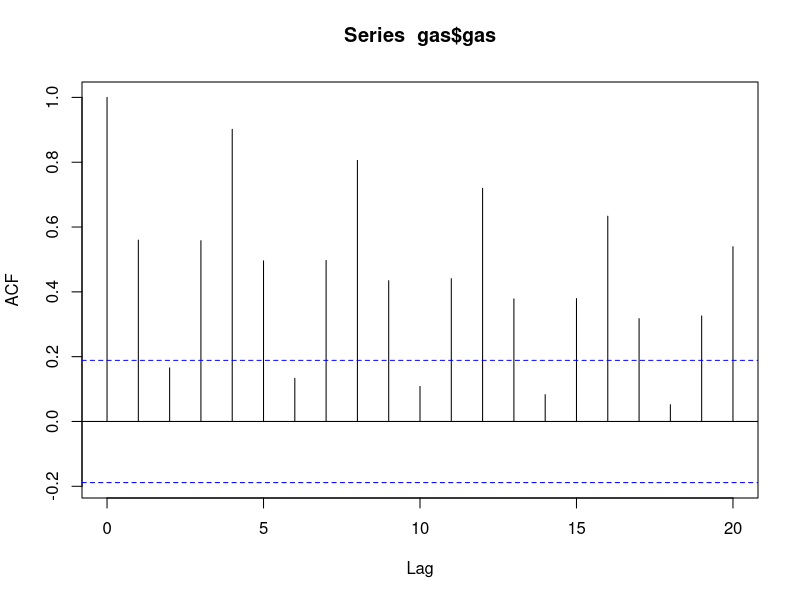
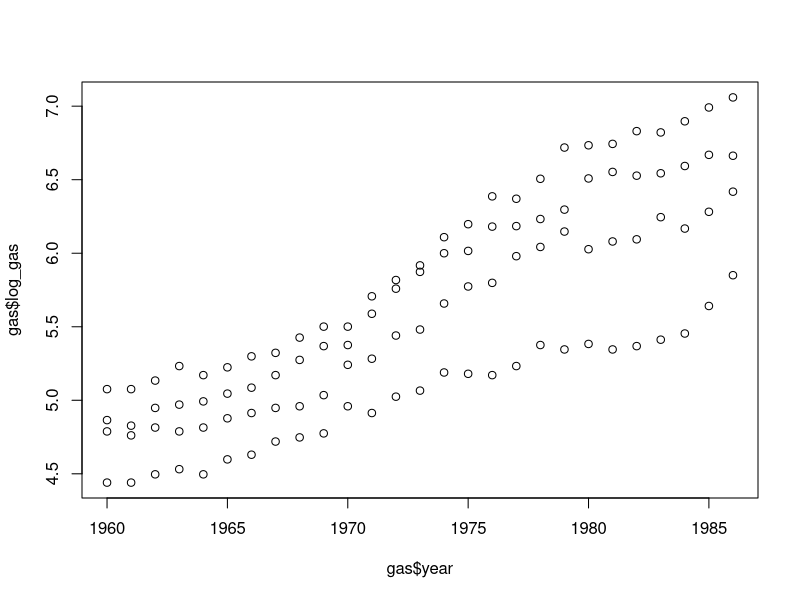
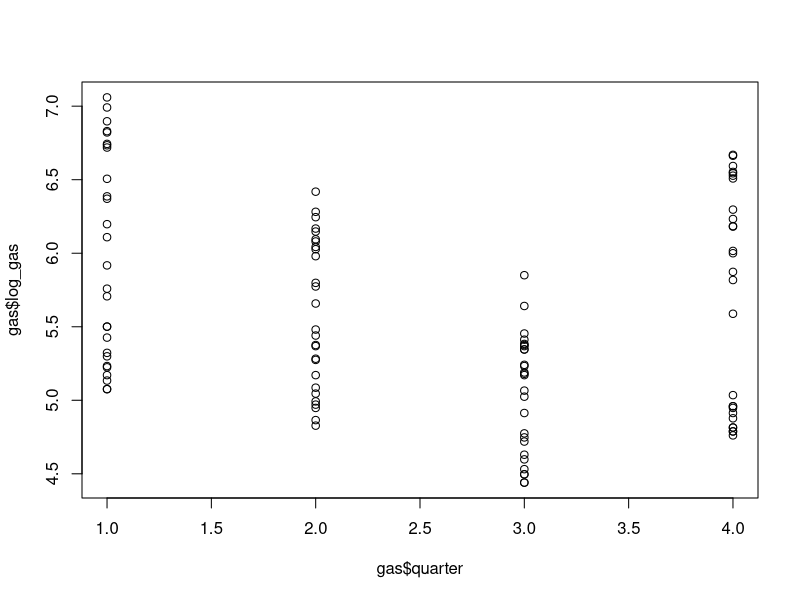
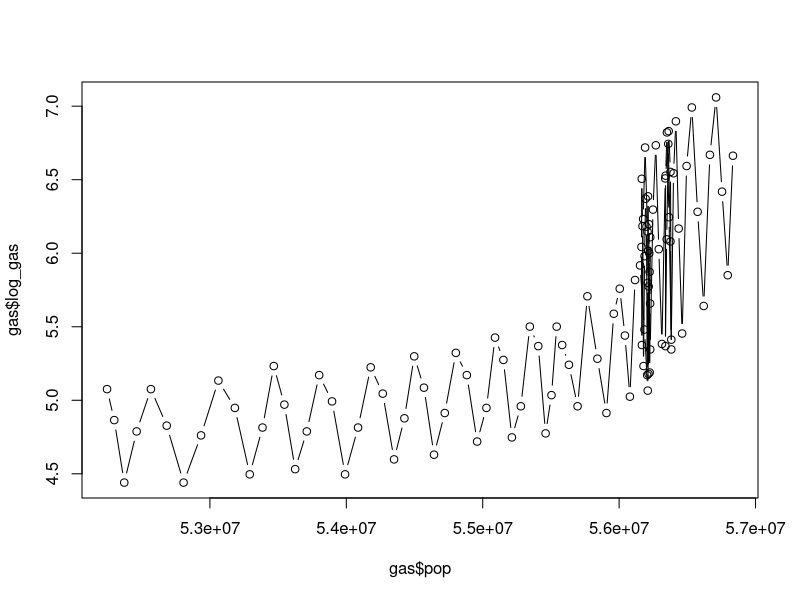
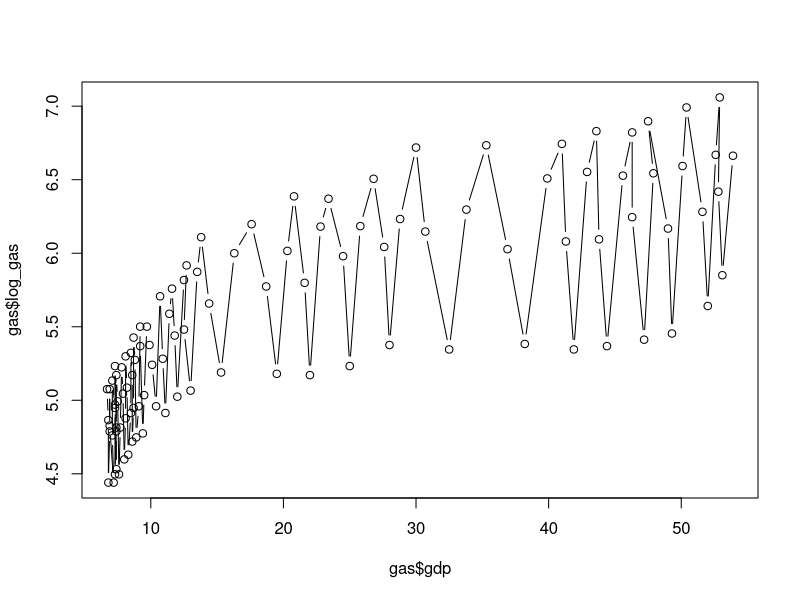
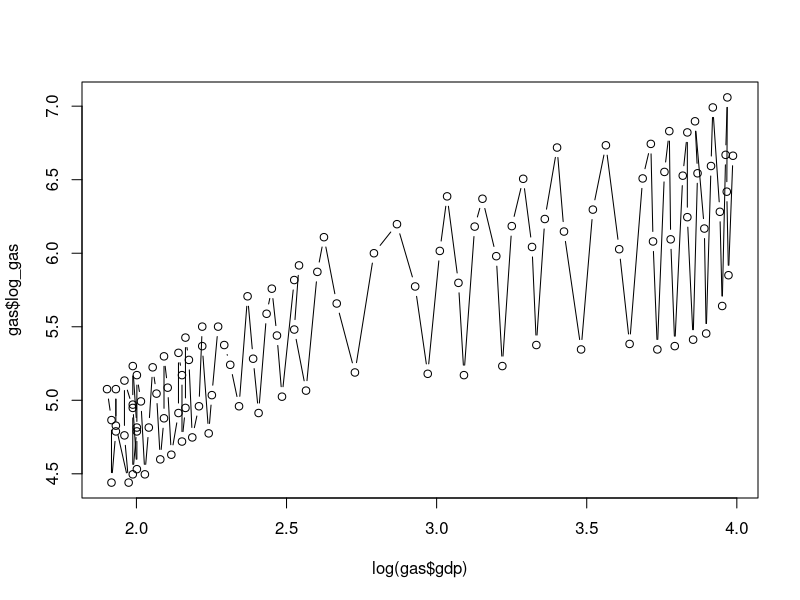
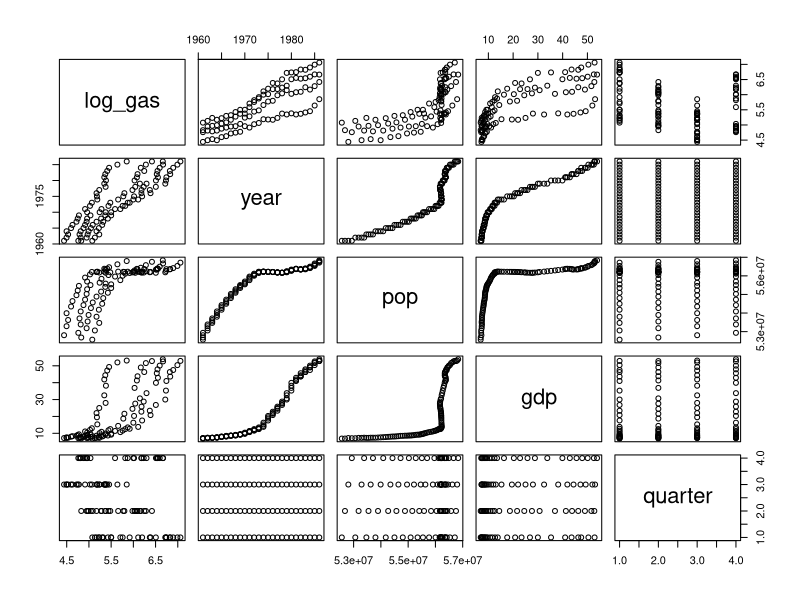
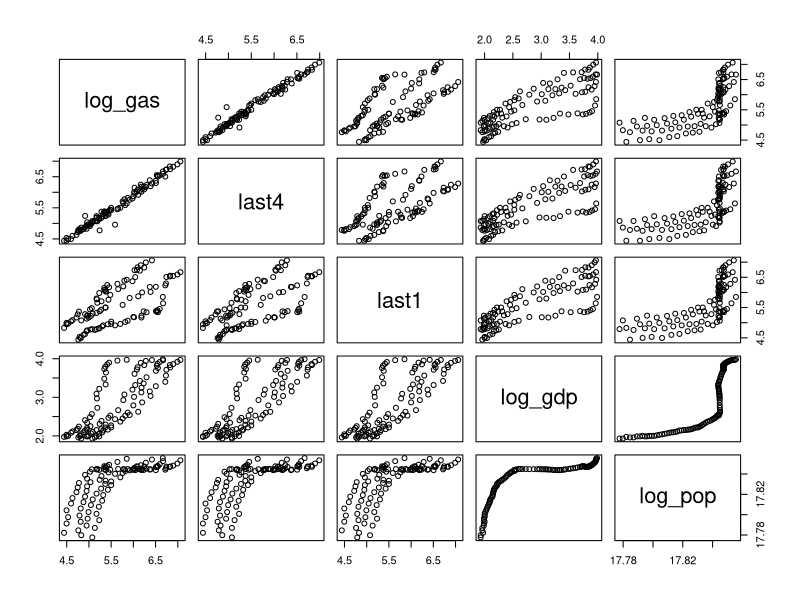

Reproduce these figures in R, in order.
Dropbox = "C:\\users/Jake/Dropbox"
Dropbox = "~/Dropbox"
path= "/Booth/Fall 2013/Regression/Homeworks/HW7/"
setwd(paste(Dropbox,"/Booth/Fall 2013/Regression/Data", sep=""))
gas = read.csv("UKGasConsumption.csv")
gas$log_gas = log(gas$gas)

#1.1
gas
summary(gas)
length(gas$gas)

acf(gas$gas)
QR <- 5:108
cos4 <- cos(QR*pi/2)
sin4 <- sin(QR*pi/2)
gas$last4 <- c(0,0,0,0,gas$log_gas[QR-4])
gas$last1 <- c(0,0,0,0,gas$log_gas[QR-1])

plot(gas$year, gas$log_gas)
plot(gas$quarter, gas$log_gas)

par(mfrow=c(3,1))
png(filename=paste(sep="", Dropbox, path, "1.3.png"))
plot(gas$pop, gas$log_gas, type="b")
plot(gas$gdp, gas$log_gas, type="b")
plot(log(gas$gdp), gas$log_gas, type="b")
dev.off()
par(mfrow=c(1,1))

gas$log_gdp = log(gas$gdp)

graph = data.frame(log_gas=gas$log_gas[QR])
graph$year = gas$year[QR]
graph$pop = gas$pop[QR]
graph$gdp = gas$gdp[QR]
graph$quarter = gas$quarter[QR]

graph2 = data.frame(log_gas=gas$log_gas[QR])
graph2$last4 = gas$last4[QR]
graph2$last1 = gas$last1[QR]
graph2$log_gdp = gas$log_gdp[QR]
graph2$log_pop = log(gas$pop[QR])

png(filename=paste(sep="", Dropbox, path, "1.1.png"))
plot(graph)
dev.off()
png(filename=paste(sep="", Dropbox, path, "1.4.png"))
plot(graph2)
dev.off()

png(filename=paste(sep="", Dropbox, path, "1.2.png"))
acf(gas$log_gas)
dev.off()

#  gas$Q1 = gas$quarter == 1
#  gas$Q2 = gas$quarter == 2
#  gas$Q3 = gas$quarter == 3
# gas$Q4 = gas$quarter == 4


newgas = data.frame(log_gas=gas$log_gas[QR])
newgas$year = gas$year[QR]
newgas$pop = gas$pop[QR]
#newgas$gdp = gas$gdp[QR]
newgas$quarter = gas$quarter[QR]
newgas$last4 = gas$last4[QR]
newgas$last1 = gas$last1[QR]
newgas$log_gdp = gas$log_gdp[QR]
# newgas$Q1 = gas$Q1[QR]
# newgas$Q2 = gas$Q2[QR]
# newgas$Q3 = gas$Q3[QR]


# reg0 = lm(log_gas[QR] ~ year[QR] + quarter[QR] + pop[QR] + gdp[QR] + sin4 + cos4 + last4[QR], data=gas)
# summary(reg0)

reg1 = lm(log_gas ~ year + quarter + pop + log_gdp + sin4 + cos4 + last4 + last1, data=newgas)
summary(reg1)

reg2 = lm(log_gas ~ year + quarter + pop + log_gdp + sin4 + last4 + last1, data=newgas)
summary(reg2)

reg3 = lm(log_gas ~ year + quarter + log_gdp + sin4 + last4, data=newgas)
summary(reg3)

reg4 = lm(log_gas ~ year + sin4 + last4, data=newgas)
summary(reg4)

reg5 = lm(log_gas ~ . + .^2 + sin4 + cos4, data=newgas)
summary(reg5)

reg6=lm(log_gas ~ sin4 + last1 + log_gdp + year*last4 + year*log_gdp + year*last1 + pop*last1 + pop*log_gdp + quarter * last1 + log_gdp*last4 + last1 * log_gdp, data=newgas)
summary(reg6)

reg7=lm(log_gas ~ sin4 + last1 + log_gdp + year*last4 + year*log_gdp + year*last1 + pop*last1 + pop*log_gdp + log_gdp*last4 + last1 * log_gdp - year - pop - quarter, data=newgas)
summary(reg7)

reg8=lm(log_gas ~ sin4 + last1 + log_gdp + year*log_gdp + year*last1 + pop*last1 + pop*log_gdp + log_gdp*last4 + last1 * log_gdp - year - pop - quarter - last4, data=newgas)
summary(reg8)


null <- lm(log_gas ~ 1, data=newgas)
full <- lm(log_gas ~ . + .^2 + sin4 + cos4, data=newgas)

fwd <- step(null, scope=formula(full), direction="forward", k=log(length(newgas$log_gas)))
summary(fwd)

model.BIC <- c(reg1=extractAIC(reg1, k=log(length(QR)))[2],
               reg2=extractAIC(reg2, k=log(length(QR)))[2],
               reg3=extractAIC(reg3, k=log(length(QR)))[2],
               reg4=extractAIC(reg4, k=log(length(QR)))[2],
               reg5=extractAIC(reg5, k=log(length(QR)))[2],
               reg6=extractAIC(reg6, k=log(length(QR)))[2],
               reg7=extractAIC(reg7, k=log(length(QR)))[2],
               reg8=extractAIC(reg8, k=log(length(QR)))[2],
               reg9=extractAIC(fwd, k=log(length(QR)))[2])
model.BIC

eBIC <- exp(-0.5*(model.BIC-min(model.BIC)))
round(probs <- eBIC/sum(eBIC), 5)

index <- sample(1:length(newgas$log_gas),length(newgas$log_gas)/10)
index
train <- newgas[-index,] 
train$sin4 <- sin4[-index]
test <- newgas[index,]
test$sin4 <- sin4[index]
train
test

reg3 = lm(log_gas ~ year + quarter + log_gdp + sin4 + last4, data=train)
summary(reg3)

reg4 = lm(log_gas ~ year + log_gdp + sin4 + last4, data=train)
summary(reg4)

reg8=lm(log_gas ~ sin4 + last1 + log_gdp + year*log_gdp + year*last1 + pop*last1 + pop*log_gdp + log_gdp*last4 + last1 * log_gdp - year - pop - quarter - last4, data=train)
summary(reg8)

reg9 = lm(log_gas ~ last4 + pop + sin4, data=train)
summary(reg9)


error3 <- predict(reg3, newdata=test)-test$log_gas
error4 <- predict(reg4, newdata=test)-test$log_gas
error8 <- predict(reg8, newdata=test)-test$log_gas
error9 <- predict(reg9, newdata=test)-test$log_gas

mean(error3^2)
mean(error4^2)
mean(error8^2)
mean(error9^2)


#1.2
png(filename=paste(sep="", Dropbox, path, "1.5.png"))
plot(rstudent(fwd))
dev.off()

png(filename=paste(sep="", Dropbox, path, "1.6.png"))
plot(rstudent(fwd), type="l")
dev.off()

png(filename=paste(sep="", Dropbox, path, "1.7.png"))
plot(newgas$year, rstudent(fwd))
dev.off()

png(filename=paste(sep="", Dropbox, path, "1.8.png"))
hist(rstudent(fwd))
dev.off()

png(filename=paste(sep="", Dropbox, path, "1.9.png"))
qqnorm(rstudent(fwd))
abline(0,1)
dev.off()

png(filename=paste(sep="", Dropbox, path, "1.10.png"))
acf(rstudent(fwd))
dev.off()

